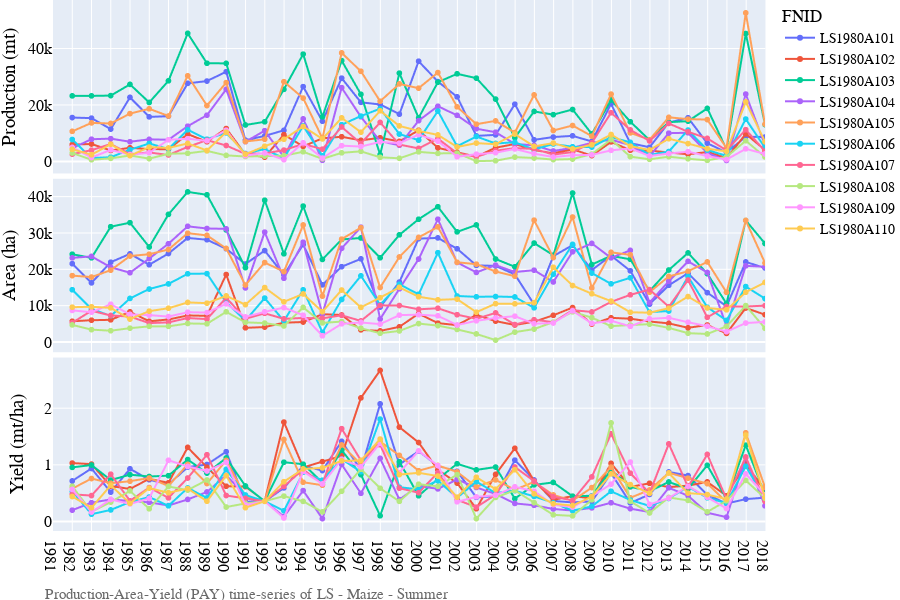
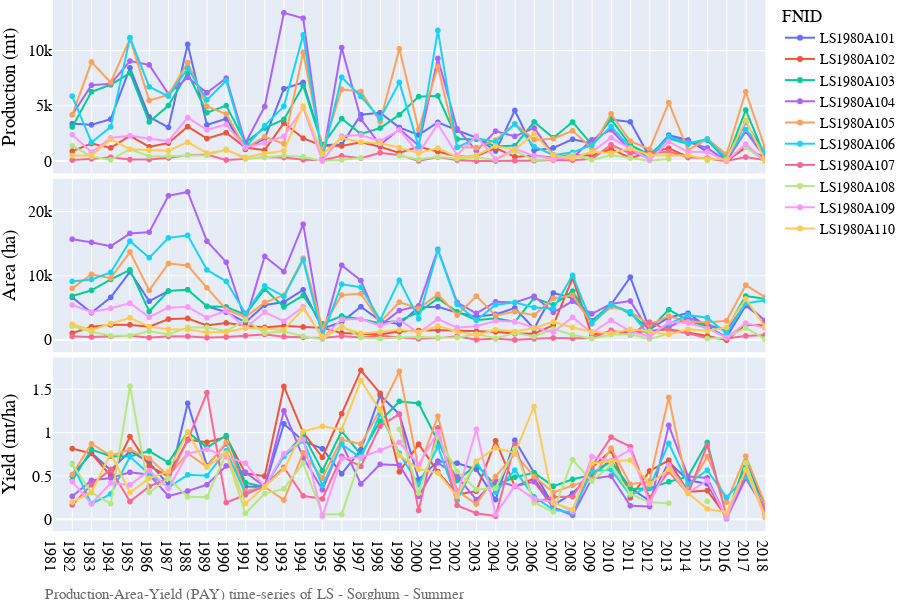
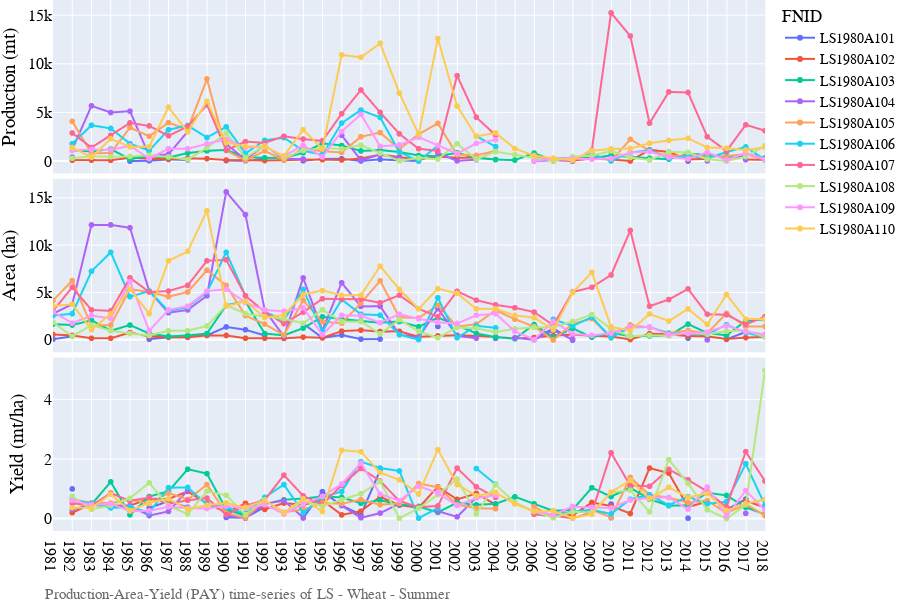

Here is the notebook cell these charts were saved with, in order:
### Code cell
# Lineplot of Production-Area-Yield (PAY) time-series
country_iso, country_name = 'LS', 'Lesotho'
df = pd.read_hdf('../data/crop/adm_crop_production_%s.hdf' % country_iso)
df = df[df['gscd_code']=='calibrated']; df['year'] = df['harvest_year']
year = [df['year'].min(), df['year'].max()]
product_season = [
    ['Maize','Summer'],
    ['Sorghum','Summer'],
    ['Wheat','Summer'],
]
for product_name, season_name in product_season:
    footnote = 'Production-Area-Yield (PAY) time-series of %s - %s - %s' % (country_iso, product_name, season_name)
    fn_save = '../figures/%s_line_pay_%s_%s.png' % (country_iso, product_name, season_name)
    sub = df[(df['product'] == product_name) & (df['season_name'] == season_name)]
    fig = PlotLinePAY(sub, year, footnote, fn_save)
    fig.show()
